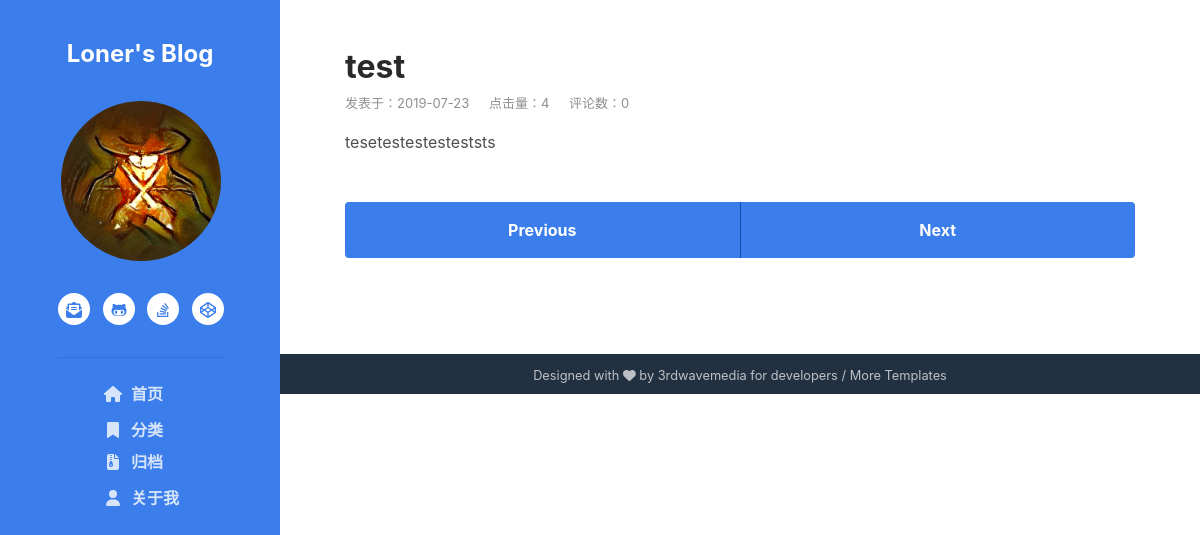
Page /article?id=2 on the earlier database version.
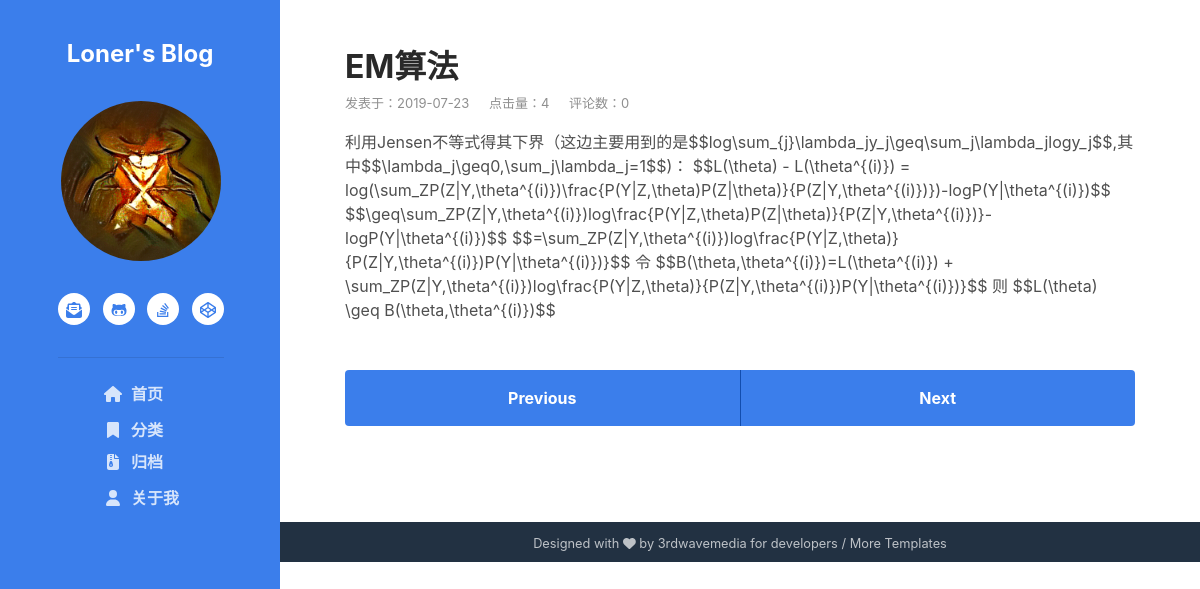
Same page on the later database version.
### myBlog/models.py (models this page shows, shortened)
class Article(models.Model):
    title = models.CharField(max_length=50, verbose_name='文章标题')
    desc = models.CharField(max_length=50, verbose_name='文章描述')
    content = MDTextField(verbose_name='文章内容')
    click_count = models.IntegerField(default=0, verbose_name='点击次数')
    is_recommend = models.BooleanField(default=False, verbose_name='是否推荐')
    date_publish = models.DateTimeField(auto_now_add=True, verbose_name='发布时间')
    user = models.ForeignKey(User, verbose_name='用户', on_delete=models.CASCADE)
    category = models.ForeignKey(Category, blank=True, null=True, verbose_name='分类', on_delete=models.CASCADE)
    tag = models.ManyToManyField(Tag, verbose_name='标签')
    objects = ArticleManager()
    class Meta:
        verbose_name = '文章'
        verbose_name_plural = verbose_name
        ordering = ['-date_publish']

### myBlog/views.py (the view, shortened to what this page needs)
# urls.py: path('article', article, name='article'),
def article(request):
    try:
        id = request.GET.get('id', None)
        try:
            article = Article.objects.get(pk=id)
        except Article.DoesNotExist:
            return render(request, 'failure.html', {'reason': '没有找到对应的文章'})
        comment_form = CommentForm({'author': request.user.username,
                                    'email': request.user.email,
                                    'url': request.user.url,
                                    'article': id} if request.user.is_authenticated() else {'article': id})
        comments = Comment.objects.filter(article=article).order_by('id')
        comment_list = []
    except Exception as e:
        logger.error(e)
    return render(request, 'article.html', locals())

### myBlog/models.py (called while the page is built)
    def distinct_date(self):
        distinct_date_list = []
        date_list = self.values('date_publish')
        for date in date_list:
            date = date['date_publish'].strftime('%Y/%m文章存档')
            if date not in distinct_date_list:
                distinct_date_list.append(date)
        return distinct_date_list

### templates/article.html (shortened to what this page needs)
{% extends 'base.html' %}
{% load static %}
{% block custom_css %}
    <link rel="stylesheet"
          href="https://cdnjs.cloudflare.com/ajax/libs/highlight.js/9.14.2/styles/monokai-sublime.min.css">
{% endblock %}
{% block main_wrapper %}
    <div class="main-wrapper">
        <article class="blog-post px-3 py-5 p-md-5">
            <div class="container">
                <header class="blog-post-header">
                    <h2 class="title mb-2">{{ article.title }}</h2>
                    <div class="meta mb-3">
                        <span class="date">发表于：{{ article.date_publish | date:'Y-m-d' }}</span>
                        <span class="time">点击量：{{ article.click_count }}</span>
                        <span class="comment">评论数：{{ article.comment_set.all.count }}</span>
                    </div>
                </header>
                <div class="blog-post-body">
                    {{ article.content }}
                </div>
                <nav class="blog-nav nav nav-justified my-5">
                    <a class="nav-link-prev nav-item nav-link rounded-left" href="index.html">Previous</a>
                    <a class="nav-link-next nav-item nav-link rounded-right" href="blog-list.html">Next<i
                            class="arrow-next fas fa-long-arrow-alt-right"></i></a>
                </nav>
            </div>
        </article>
        {% include 'footer.html' %}
    </div>
{% endblock %}

Differences in the rows shown:
changed Article: title "test" → "EM算法"; content "tesetestestesteststs" → "利用Jensen不等式得其下界（这边主要用到的是$$log\\sum_{j}\\lambda_jy_j\\geq\\sum_j\\lambda_jlogy_j$$,其中$$\\lambda_j\\geq0,\\sum_j\\lambda_j=1$$)： $$L(\\theta) - L(\\theta^{(i)}) = log(\\sum_ZP(Z|Y,\\theta^{(i)})\\frac{P(Y|Z,\\theta)P(Z|\\theta)}{P(Z|Y,\\theta^{(i)})})-logP(Y|\\theta^{(i)})$$ $$\\geq\\sum_ZP(Z|Y,\\theta^{(i)})log\\frac{P(Y|Z,\\theta)P(Z|\\theta)}{P(Z|Y,\\theta^{(i)})}-logP(Y|\\theta^{(i)})$$ $$=\\sum_ZP(Z|Y,\\theta^{(i)})log\\frac{P(Y|Z,\\theta)}{P(Z|Y,\\theta^{(i)})P(Y|\\theta^{(i)})}$$ 令 $$B(\\theta,\\theta^{(i)})=L(\\theta^{(i)}) + \\sum_ZP(Z|Y,\\theta^{(i)})log\\frac{P(Y|Z,\\theta)}{P(Z|Y,\\theta^{(i)})P(Y|\\theta^{(i)})}$$ 则 $$L(\\theta) \\geq B(\\theta,\\theta^{(i)})$$"
